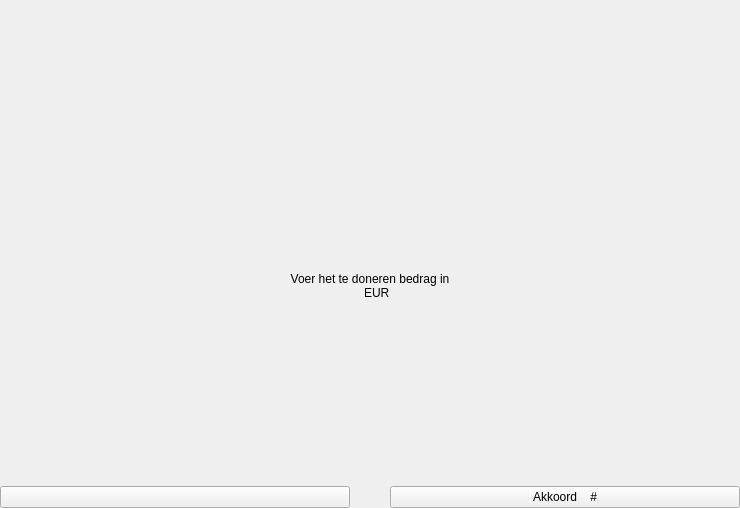
      <widget class="QWidget" name="donatePage">
       <layout class="QVBoxLayout" name="verticalLayout_6">
        <property name="spacing">
         <number>0</number>
        </property>
        <property name="leftMargin">
         <number>0</number>
        </property>
        <property name="topMargin">
         <number>0</number>
        </property>
        <property name="rightMargin">
         <number>0</number>
        </property>
        <property name="bottomMargin">
         <number>0</number>
        </property>
        <item>
         <spacer name="verticalSpacer_16">
          <property name="orientation">
           <enum>Qt::Vertical</enum>
          </property>
          <property name="sizeType">
           <enum>QSizePolicy::Minimum</enum>
          </property>
          <property name="sizeHint" stdset="0">
           <size>
            <width>20</width>
            <height>86</height>
           </size>
          </property>
         </spacer>
        </item>
        <item>
         <spacer name="verticalSpacer_11">
          <property name="orientation">
           <enum>Qt::Vertical</enum>
          </property>
          <property name="sizeHint" stdset="0">
           <size>
            <width>20</width>
            <height>186</height>
           </size>
          </property>
         </spacer>
        </item>
        <item>
         <widget class="QLabel" name="donateText">
          <property name="text">
           <string>Voer het te doneren bedrag in</string>
          </property>
          <property name="alignment">
           <set>Qt::AlignCenter</set>
          </property>
         </widget>
        </item>
        <item>
         <widget class="QLabel" name="donateAmount">
          <property name="text">
           <string>    EUR</string>
          </property>
          <property name="alignment">
           <set>Qt::AlignCenter</set>
          </property>
         </widget>
        </item>
        <item>
         <spacer name="verticalSpacer_8">
          <property name="orientation">
           <enum>Qt::Vertical</enum>
          </property>
          <property name="sizeHint" stdset="0">
           <size>
            <width>20</width>
            <height>186</height>
           </size>
          </property>
         </spacer>
        </item>
        <item>
         <layout class="QHBoxLayout" name="horizontalLayout_3">
          <item>
           <widget class="QPushButton" name="donateAbort">
            <property name="minimumSize">
             <size>
              <width>350</width>
              <height>0</height>
             </size>
            </property>
            <property name="maximumSize">
             <size>
              <width>16777215</width>
              <height>86</height>
             </size>
            </property>
            <property name="text">
             <string/>
            </property>
           </widget>
          </item>
          <item>
           <spacer name="horizontalSpacer_6">
            <property name="orientation">
             <enum>Qt::Horizontal</enum>
            </property>
            <property name="sizeHint" stdset="0">
             <size>
              <width>40</width>
              <height>20</height>
             </size>
            </property>
           </spacer>
          </item>
          <item>
           <widget class="QPushButton" name="donateAccept">
            <property name="minimumSize">
             <size>
              <width>350</width>
              <height>0</height>
             </size>
            </property>
            <property name="maximumSize">
             <size>
              <width>16777215</width>
              <height>86</height>
             </size>
            </property>
            <property name="text">
             <string>Akkoord    #</string>
            </property>
           </widget>
          </item>
         </layout>
        </item>
       </layout>
      </widget>
